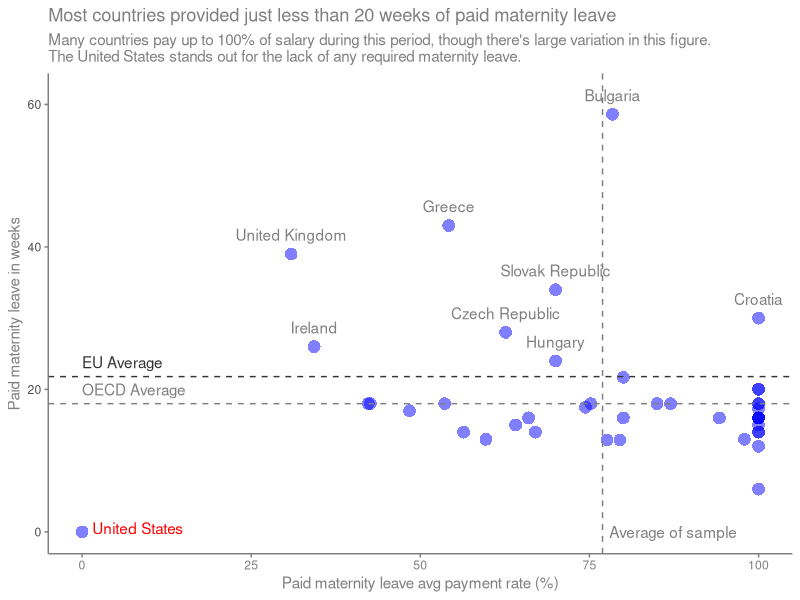
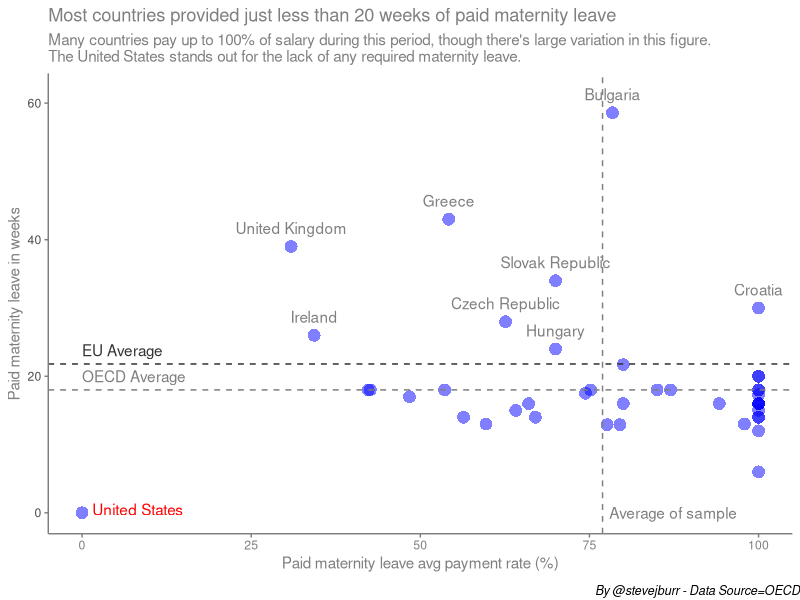

R code for these plots, in order:
setwd("C:\\Data\\Personal\\Make Over Monday\\23072018")

library(tidyverse)
library(grid)
library(gridExtra)
'%ni%' <- Negate('%in%')

data <- readxl::read_xlsx("OECD Parental Leave system.xlsx")

colnames(data) 

data %>% mutate(`Paid Net`=if_else(Country %in% c("Germany","Austria","France","Chile"),"Paid Net","Not Paid Net")) -> data

OECD <- data %>% filter(Country == "OECD average") %>% select(`Paid maternity leave in weeks`) %>% as.numeric()
EU <- data %>% filter(Country == "EU average") %>% select(`Paid maternity leave in weeks`) %>% as.numeric()
EURO <- data %>% filter(Country == "Eurozone ave.") %>% select(`Paid maternity leave in weeks`) %>% as.numeric()

#calcualte mean x to label the chart
meanX <- data %>% filter(Country %ni% c("OECD average","EU average","Eurozone ave.")) %>%
  summarise(average=mean(`Paid maternity leave avg payment rate (%)`)) %>% as.numeric()

#identify all the points above the EU average on the y variable and create filters 
data %>% mutate(label=if_else(`Paid maternity leave in weeks` > EU,Country,"")) -> data

chart <- ggplot(data %>% filter(Country %ni% c("OECD average","EU average","Eurozone ave."))) +
  geom_point(aes(y=`Paid maternity leave in weeks`,x=`Paid maternity leave avg payment rate (%)`,
                 #shape=`Paid Net`
                 ),size=4,colour="blue",alpha=0.5,shape=16) +
  geom_hline(yintercept = OECD,linetype="dashed",colour="grey50") +
  annotate("text", x=0,y=OECD+2,label="OECD Average", colour="grey50",hjust=0) +
  geom_hline(yintercept= EU, linetype="dashed",colour="grey20") +
  annotate("text", x=0,y=EU+2,label="EU Average", colour="grey20",hjust=0) +
  geom_vline(xintercept=meanX,linetype="dashed",colour="grey50") +
  annotate("text", x=meanX+1,y=0,colour="grey50",hjust=0,label="Average of sample") +
  geom_text(aes(y=`Paid maternity leave in weeks`,x=`Paid maternity leave avg payment rate (%)`,label=label),nudge_y=+2.7,colour="grey50")+
  annotate("text",x=1.5,y=0.5,label="United States",hjust=0,colour="red")+
  #scale_shape("Is maternity leave paid net?") +
  theme_minimal() +
  theme(panel.grid = element_blank(),
        axis.line = element_line(colour="grey50",size=0.5),
        axis.ticks = element_line(colour="grey50",size=0.5),
        axis.text.x = element_text(colour="grey50"),
        axis.title = element_text(colour="grey50"),
        plot.title = element_text(colour="grey50"),
        plot.subtitle = element_text(colour="grey50"),
        legend.text= element_text(colour="grey50"),
        legend.title=element_text(colour="grey50")) +
  ggtitle("Most countries provided just less than 20 weeks of paid maternity leave",subtitle="Many countries pay up to 100% of salary during this period, though there's large variation in this figure.\nThe United States stands out for the lack of any required maternity leave.")

chart

png('Plot.png', width=1071, height=587, res=100,type="cairo-png")
grid.arrange(chart,
             bottom = textGrob(
               "By @stevejburr - Data Source=OECD",
               gp = gpar(fontface = 3, fontsize = 9),
               hjust = 1,
               x = 1
             )
)
dev.off()



